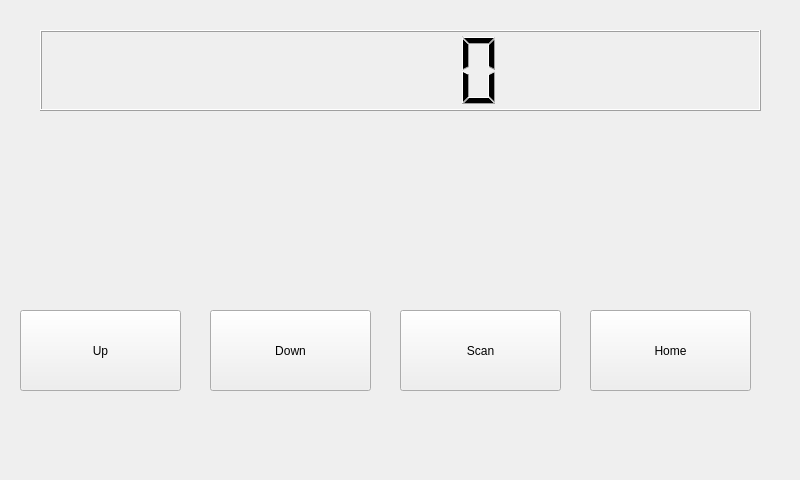
<?xml version="1.0" encoding="UTF-8"?>
<ui version="4.0">
 <class>HamWindow</class>
 <widget class="QWidget" name="HamWindow">
  <property name="geometry">
   <rect>
    <x>0</x>
    <y>0</y>
    <width>800</width>
    <height>480</height>
   </rect>
  </property>
  <property name="windowTitle">
   <string>Ham Radio</string>
  </property>
  <widget class="QPushButton" name="UpButton">
   <property name="geometry">
    <rect>
     <x>20</x>
     <y>310</y>
     <width>161</width>
     <height>81</height>
    </rect>
   </property>
   <property name="text">
    <string>Up</string>
   </property>
  </widget>
  <widget class="QLCDNumber" name="lcdNumber">
   <property name="geometry">
    <rect>
     <x>40</x>
     <y>30</y>
     <width>721</width>
     <height>81</height>
    </rect>
   </property>
  </widget>
  <widget class="QPushButton" name="DownButton">
   <property name="geometry">
    <rect>
     <x>210</x>
     <y>310</y>
     <width>161</width>
     <height>81</height>
    </rect>
   </property>
   <property name="text">
    <string>Down</string>
   </property>
  </widget>
  <widget class="QPushButton" name="ScanButton">
   <property name="geometry">
    <rect>
     <x>400</x>
     <y>310</y>
     <width>161</width>
     <height>81</height>
    </rect>
   </property>
   <property name="text">
    <string>Scan</string>
   </property>
  </widget>
  <widget class="QPushButton" name="HomeButton">
   <property name="geometry">
    <rect>
     <x>590</x>
     <y>310</y>
     <width>161</width>
     <height>81</height>
    </rect>
   </property>
   <property name="text">
    <string>Home</string>
   </property>
  </widget>
 </widget>
 <resources/>
 <connections/>
</ui>
